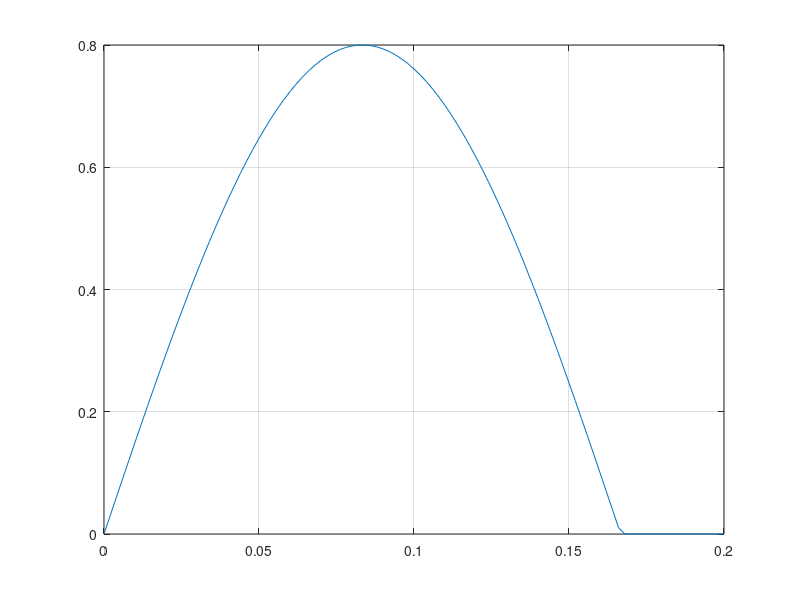
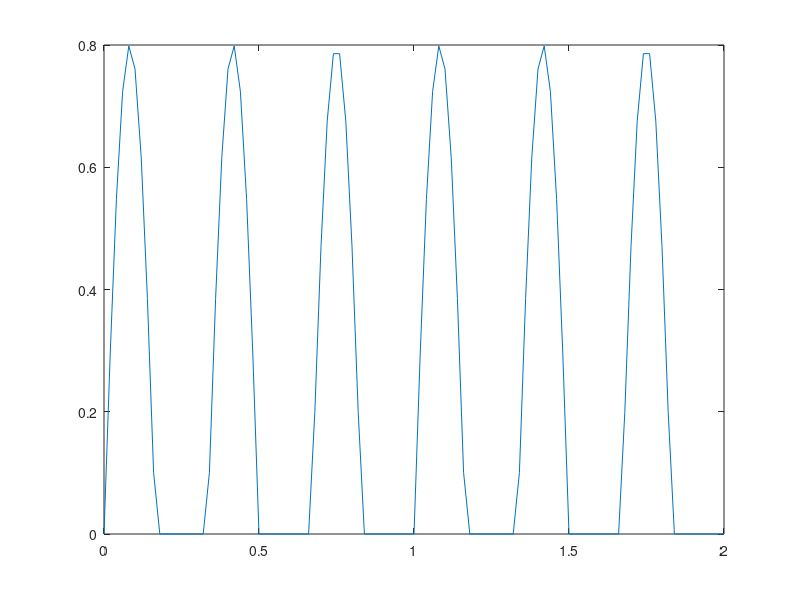
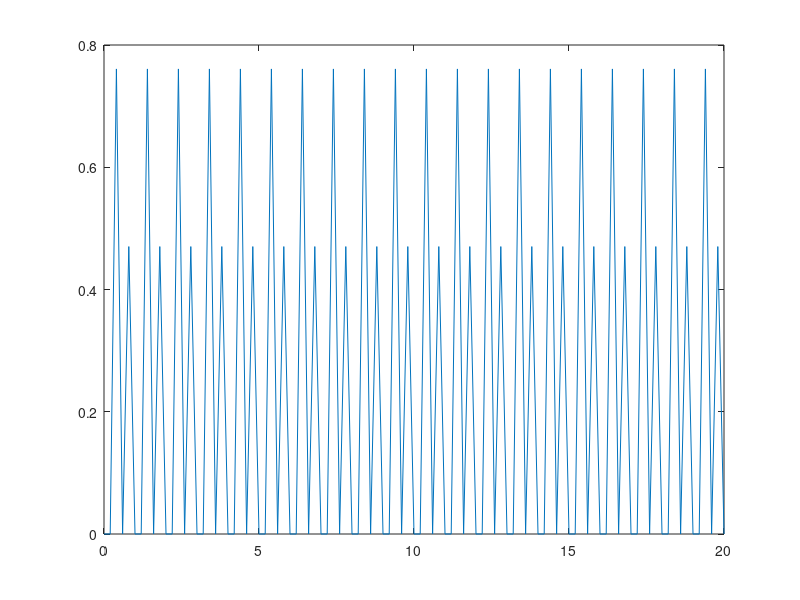

Here is the MATLAB script that generated these plots, in order:
T=3;
f=3;
t1=0:0.002:0.2
x1=0.8*sin(2*pi*t1*f);
x1(x1<0)=0
plot(t1,x1)
grid
figure(2)
t2=0:0.02:2
x2=0.8*sin(2*pi*t2*f);
x2(x2<0)=0
plot(t2,x2)
figure(3)
t3=0:0.2:20
x3=0.8*sin(2*pi*t3*f);
x3(x3<0)=0
plot(t3,x3)
